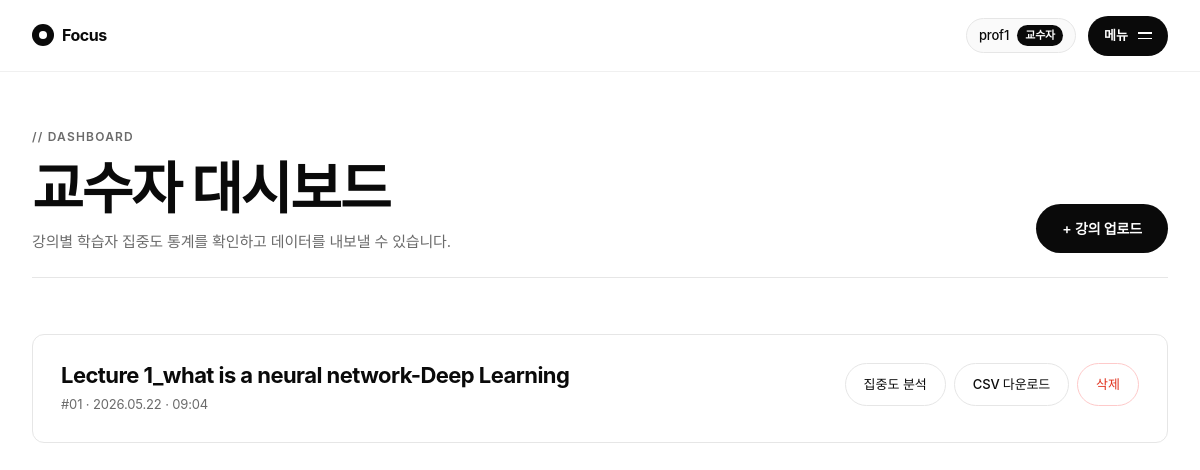
/professor (signed in), run on the app's committed database.
### app.py (models this page shows)
class User(db.Model, UserMixin):
    id       = db.Column(db.Integer, primary_key=True)
    username = db.Column(db.String(80),  unique=True, nullable=False)
    password = db.Column(db.String(200), nullable=False)
    role     = db.Column(db.String(20),  default="student")   # student | professor

class Lecture(db.Model):
    id          = db.Column(db.Integer,  primary_key=True)
    title       = db.Column(db.String(200), nullable=False)
    filename    = db.Column(db.String(200), nullable=False)
    uploaded_at = db.Column(db.DateTime,    default=datetime.utcnow)

### app.py (the view)
@app.route("/professor")
@login_required
def professor():
    if current_user.role != "professor":
        flash("교수자만 접근 가능합니다.")
        return redirect(url_for("student"))
    lectures = Lecture.query.order_by(Lecture.uploaded_at.desc()).all()
    return render_template("professor.html", lectures=lectures)

### app.py (called while the page is built)
@login_mgr.user_loader
def load_user(user_id):
    return User.query.get(int(user_id))

### templates/professor.html (shortened to what this page needs)
{% extends "base.html" %}
{% block content %}
<div class="page-header">
  <div>
    <div class="eyebrow">// Dashboard</div>
    <h2>교수자 대시보드</h2>
    <p class="subtitle">강의별 학습자 집중도 통계를 확인하고 데이터를 내보낼 수 있습니다.</p>
  </div>
  <a href="{{ url_for('upload') }}" class="btn-primary">+ 강의 업로드</a>
</div>
{% if lectures %}
<div class="lecture-list">
  {% for lec in lectures %}
  <div class="prof-card" id="card-{{ lec.id }}">
    <div class="prof-card-header">
      <div>
        <h3>{{ lec.title }}</h3>
        <div class="meta">{{ '#%02d' % loop.index }} · {{ lec.uploaded_at.strftime('%Y.%m.%d · %H:%M') }}</div>
      </div>
      <div class="card-actions">
        <button class="btn-outline" onclick="loadChart({{ lec.id }})">집중도 분석</button>
        <a class="btn-outline" href="/api/export/lecture/{{ lec.id }}">CSV 다운로드</a>
        <button class="btn-danger" onclick="deleteLecture({{ lec.id }})">삭제</button>
      </div>
    </div>
  </div>
  {% endfor %}
</div>
{% else %}
<div class="empty-state">
  <h3>강의가 없어요</h3>
  <p>업로드된 강의가 없습니다.</p>
</div>
{% endif %}
{% endblock %}

### templates/base.html (shortened to what this page needs)
<!DOCTYPE html>
<html lang="ko">
<head>
  <link rel="stylesheet" href="{{ url_for('static', filename='css/style.css') }}"/>
</head>
<body class="{% block body_class %}{% endblock %}">
  <nav class="navbar">
    <a class="brand" href="{{ url_for('index') }}">
      <span class="mark"></span>
      Focus
    </a>
    <div class="nav-right">
      {% if current_user.is_authenticated %}
        <span class="nav-user">
          {{ current_user.username }}
          <span class="badge {{ current_user.role }}">{{ '교수자' if current_user.role == 'professor' else '학생' }}</span>
        </span>
      {% endif %}
      <button class="menu-btn" id="menuOpen" type="button" aria-label="메뉴 열기">
        메뉴
        <span class="icon"><span></span><span></span></span>
      </button>
    </div>
  </nav>
  <div class="container">
    {% block content %}{% endblock %}
  </div>
</body>
</html>

### data on the page
User: username "prof1", role "교수자"
Lecture: title "Lecture 1_what is a neural network-Deep Learning", index "#01", uploaded_at "2026.05.22 · 09:04"
